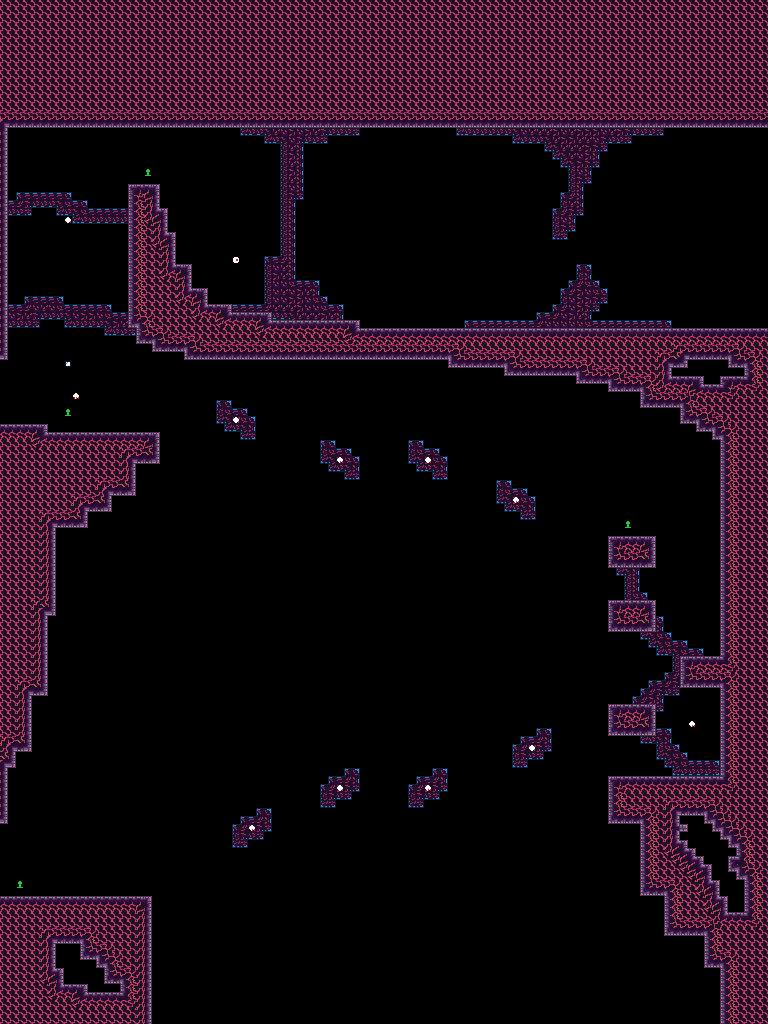

Rendered tile map (Tiled .tmx) drawn with the repository's tilesets; below, a short description and the map source with its tile grids summarised:
An orthogonal 96x128 tile map with 8x8 px tiles, 6 tile layers (bg_draft, bg, fg, entity, ...), 3 tilesets.

<map version="1.9" tiledversion="1.9.2" orientation="orthogonal" renderorder="right-down" width="96" height="128" tilewidth="8" tileheight="8" infinite="0" nextlayerid="11" nextobjectid="1">
 <editorsettings>
  <export target="../../assets/world/room/fire4.json" format="json" />
 </editorsettings>
 <tileset firstgid="1" source="../rules/tools/tools.tsx" />
 <tileset firstgid="325" source="../tilesets/fire.tsx" />
 <tileset firstgid="403" source="../tilesets/fire_bg_decal.tsx" />
 <layer id="10" name="bg_draft" width="96" height="128">
  <data>[12288 cells, 735 non-empty, 1 distinct tile ids]</data>
 </layer>
 <layer id="1" name="bg" width="96" height="128">
  <data>[12288 cells, 717 non-empty, 15 distinct tile ids]</data>
 </layer>
 <layer id="2" name="fg" width="96" height="128">
  <data>[12288 cells, 0 non-empty, 0 distinct tile ids]</data>
 </layer>
 <layer id="3" name="entity" width="96" height="128">
  <data>[12288 cells, 17 non-empty, 6 distinct tile ids]</data>
 </layer>
 <layer id="7" name="draft" width="96" height="128">
  <data>[12288 cells, 3566 non-empty, 1 distinct tile ids]</data>
 </layer>
 <layer id="9" name="map" width="96" height="128">
  <data>[12288 cells, 3566 non-empty, 28 distinct tile ids]</data>
 </layer>
</map>
